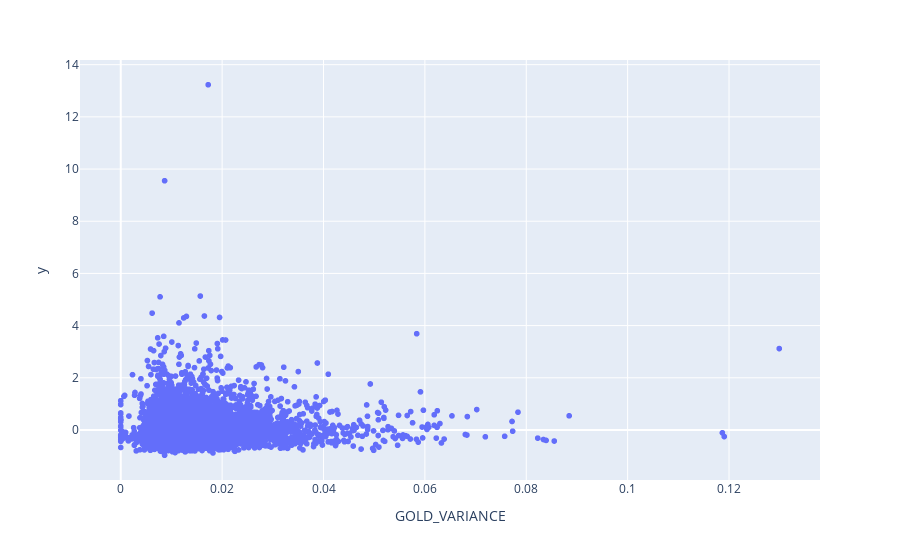

This figure's notebook cell:
### Code cell
px.scatter(df,df.GOLD_VARIANCE,df.GPRD_THREAT_CHANGE)

### Figure 1 — Plotly figure (JSON) as saved in the notebook; plotly's stock layout.template omitted (floating-point values rounded to 4 significant figures; data arrays with more than 128 entries replaced by an {"elided": "..."} marker saying what was removed)
{"data": [{"hovertemplate": "GOLD_VARIANCE=%{x}<br>y=%{y}<extra></extra>", "legendgroup": "", "marker": {"color": "#636efa", "symbol": "circle"}, "mode": "markers", "name": "", "showlegend": false, "type": "scattergl", "x": {"elided": "5127 float values"}, "xaxis": "x", "y": {"elided": "5127 float values"}, "yaxis": "y"}], "layout": {"legend": {"tracegroupgap": 0}, "margin": {"t": 60}, "xaxis": {"anchor": "y", "domain": [0, 1], "title": {"text": "GOLD_VARIANCE"}}, "yaxis": {"anchor": "x", "domain": [0, 1], "title": {"text": "y"}}}}
